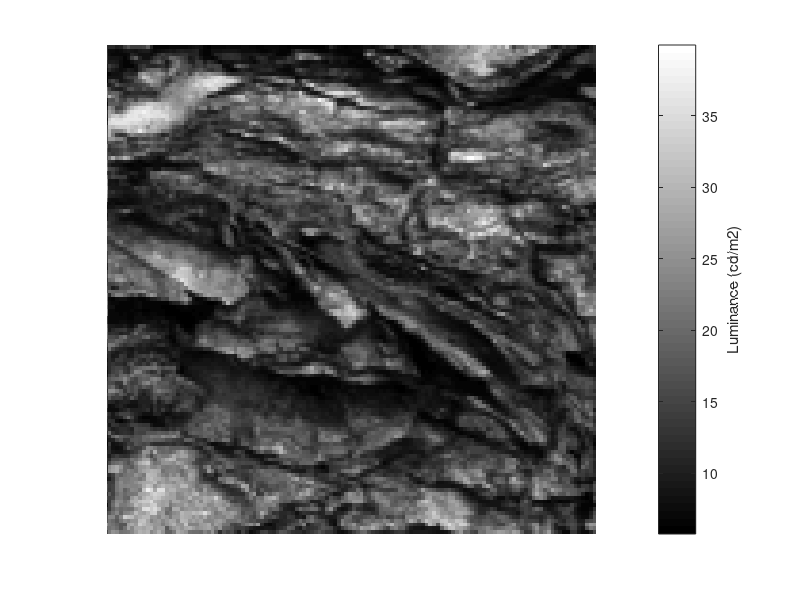

Write the MATLAB code that produced this figure. (Note: this script raises an error after producing the figure.)
clear;

% This is tutorial of im2minPS
% G Okazawa (2015)

%% load image

% The input image should satisfy following requirements:
% 1) should be 128 x 128 pixels grayscale
% 2) should have a unit of luminance (cd/m2)
% 3) the mean and SD of luminance should be 15 and 6cd/m2
%
% These are needed to meet the standard in Okazawa et al. (2015).
S = load('demo_img.mat');
Limg = S.Limg;

figure;
imagesc(Limg);
axis square;
set(gca, 'visible', 'off');
h = colorbar;
ylabel(h, 'Luminance (cd/m2)');
colormap gray;

%% run im2minPS
[minPS, minPSraw, minPSstruct] = im2minPS(Limg)

% minPS has a vector of 29 parameters.
% for the definition of each parameter, see minPS_list.pdf
% The values are normalized with respect to the dataset in Okazawa et al.
% (2015)

% minPSraw contains unnormalized data, but note that, during the
% calculation of minPS, there are several steps where the normalization of
% values is necessary to obtain meaningful parameters. Those normalization
% is performed using the dataset in Okazawa et al, so the parameters cannot
% be completely immuned to the dependency on the dataset. Moreover, the
% dimensionality of linear cross position and energy cross position was
% reduced using PCA, which is also dependent on the dataset. Thus, it is
% impossible to generate a "raw" value of minPS parameters, but one can
% still use the relative magnitude of these parameters across images to fit
% neural responses etc.

% minPSstruct stores the same data (minPSraw) in a struct format, which
% is directly related to the output of textureAnalysis in Portilla &
% Simoncelli's code.
